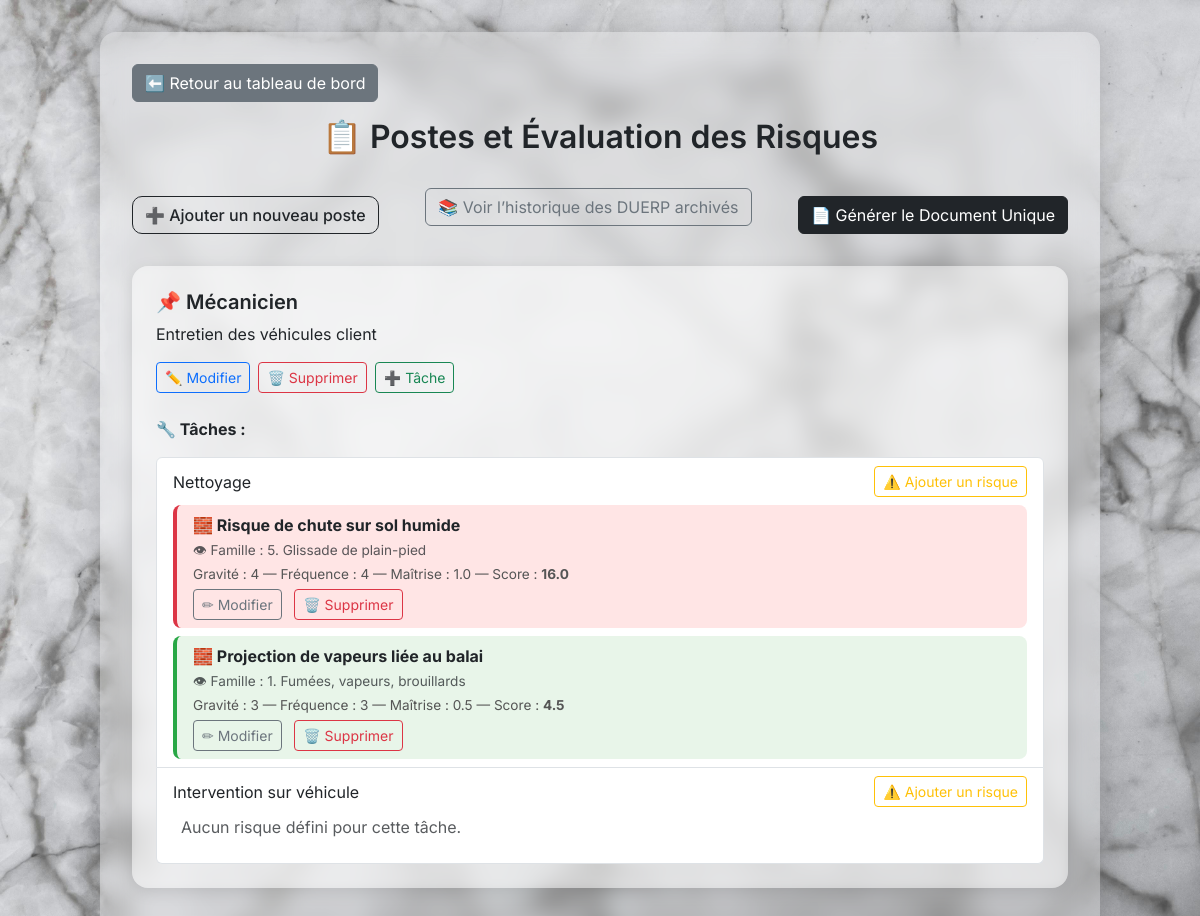
The page /postes (signed in) on the database its author committed.
### models.py (models this page shows)
class Poste(db.Model):
    id = db.Column(db.Integer, primary_key=True)
    nom = db.Column(db.String(100), nullable=False)
    description = db.Column(db.Text, nullable=False)
    user_id = db.Column(db.Integer, db.ForeignKey('user.id'), nullable=False)
    taches = db.relationship('Tache', backref='poste', cascade="all, delete", lazy='dynamic')
    photo = db.Column(db.String(200))  # Nom du fichier image du poste
    photo_poste = db.Column(db.String(200))  # nom du fichier image dans /static/uploads
    risques = db.relationship('Risque', backref='poste', lazy=True)
    user = db.relationship('User', foreign_keys=[user_id], backref='postes_crees')

class Tache(db.Model):
    id = db.Column(db.Integer, primary_key=True)
    nom = db.Column(db.String(100), nullable=False)
    poste_id = db.Column(db.Integer, db.ForeignKey('poste.id'), nullable=False)
    user_id = db.Column(db.Integer, db.ForeignKey('user.id'), nullable=False)
    risques = db.relationship('Risque', backref='tache', cascade="all, delete", lazy=True)

class Risque(db.Model):
    id = db.Column(db.Integer, primary_key=True)
    description = db.Column(db.String(255), nullable=False)
    frequence = db.Column(db.Integer, nullable=False)
    gravite = db.Column(db.Integer, nullable=False)
    maitrise = db.Column(db.Float, nullable=False)
    score = db.Column(db.Float, nullable=False)
    tache_id = db.Column(db.Integer, db.ForeignKey('tache.id'), nullable=False)
    user_id = db.Column(db.Integer, db.ForeignKey('user.id'), nullable=False)
    poste_id = db.Column(db.Integer, db.ForeignKey('poste.id'), nullable=False)  # ✅ AJOUT CLÉ ÉTRANGÈRE
    dommages = db.Column(db.Text)
    mesures_prevention = db.Column(db.Text)
    famille_danger = db.Column(db.String(255), nullable=False, default="Non précisé")
    etat_action = db.Column(db.Boolean, default=False)
    cout_action = db.Column(db.Float, nullable=True)
    epis = db.Column(JSON)
    actions_a_mener = db.Column(db.Text)
    responsable_action = db.Column(db.String(120))
    delai_mise_en_oeuvre = db.Column(db.String(100))
    date_realisation = db.Column(db.Date)

### app.py (the view)
@app.route('/postes')
@login_required
def liste_postes():
    postes = Poste.query.filter_by(user_id=current_user.id).all()
    return render_template('liste_postes.html', postes=postes)

### app.py (called while the page is built)
@login_manager.user_loader
def load_user(user_id):
    return User.query.get(int(user_id))

### templates/liste_postes.html (shortened to what this page needs)
<!DOCTYPE html>
<html lang="fr">
<head>
    <link href="https://cdn.jsdelivr.net/npm/bootstrap@5.3.0/dist/css/bootstrap.min.css" rel="stylesheet">
</head>
<body>
<div class="container">
    <a href="{{ url_for('dashboard') }}" class="btn btn-secondary btn-retour">⬅️ Retour au tableau de bord</a>
    <h2>📋 Postes et Évaluation des Risques</h2>
    {% if postes %}
        <div class="d-flex justify-content-between align-items-center mb-4">
            <a href="{{ url_for('nouveau_poste') }}" class="btn btn-outline-dark btn-ajouter">➕ Ajouter un nouveau poste</a>
	    <a href="{{ url_for('historique_duerp') }}" class="btn btn-outline-secondary mb-3">
  📚 Voir l’historique des DUERP archivés
</a>
            <a href="{{ url_for('duerps') }}" class="btn btn-dark">📄 Générer le Document Unique</a>
        </div>
        {% for poste in postes %}
            <div class="poste-card">
                <h5>📌 {{ poste.nom }}</h5>
                <p>{{ poste.description }}</p>
                <div class="d-flex flex-wrap mt-3">
                    <a href="{{ url_for('modifier_poste', id=poste.id) }}" class="btn btn-sm btn-outline-primary me-2 mb-2">✏️ Modifier</a>
                    <form action="{{ url_for('supprimer_poste', id=poste.id) }}" method="post" style="display: inline;">
                        <button type="submit" class="btn btn-sm btn-outline-danger me-2 mb-2" onclick="return confirm('Confirmer la suppression ?');">
                            🗑️ Supprimer
                        </button>
                    </form>
                    <a href="{{ url_for('ajouter_tache', poste_id=poste.id) }}" class="btn btn-sm btn-outline-success me-2 mb-2">➕ Tâche</a>
                </div>
                {% if poste.taches %}
                    <div class="mt-3">
                        <strong>🔧 Tâches :</strong>
                        <ul class="list-group">
                            {% for tache in poste.taches %}
                                <li class="list-group-item">
                                    <div class="d-flex justify-content-between align-items-center">
                                        <span>{{ tache.nom }}</span>
                                        <a href="{{ url_for('ajouter_risque', tache_id=tache.id) }}" class="btn btn-sm btn-outline-warning">⚠️ Ajouter un risque</a>
                                    </div>
                                    {% if tache.risques %}
                                        <div class="mt-2">
                                            {% for risque in tache.risques %}
                                                <div class="risque-item
                                                    {% if risque.score < 5 %} risque-vert
                                                    {% elif risque.score < 9 %} risque-jaune
                                                    {% else %} risque-rouge
                                                    {% endif %}
                                                ">
                                                    <strong>🧱 {{ risque.description }}</strong><br>
                                                    <small class="text-muted">👁 Famille : {{ risque.famille_danger }}</small><br>
                                                    <small>
                                                        Gravité : {{ risque.gravite }} —
                                                        Fréquence : {{ risque.frequence }} —
                                                        Maîtrise : {{ risque.maitrise }} —
                                                        Score : <strong>{{ risque.score }}</strong>
                                                    </small><br>
                                                    <div class="mt-1">
                                                        <a href="{{ url_for('edit_risque', id=risque.id) }}" class="btn btn-sm btn-outline-secondary btn-risque">✏ Modifier</a>
                                                        <form action="{{ url_for('supprimer_risque', id=risque.id) }}" method="post" style="display:inline;">
                                                            <button type="submit" class="btn btn-sm btn-outline-danger btn-risque" onclick="return confirm('Supprimer ce risque ?');">
                                                                🗑️ Supprimer
                                                            </button>
                                                        </form>
                                                    </div>
                                                </div>
                                            {% endfor %}
                                        </div>
                                    {% else %}
                                        <p class="text-muted mt-2 ms-2">Aucun risque défini pour cette tâche.</p>
                                    {% endif %}
                                </li>
                            {% endfor %}
                        </ul>
                    </div>
                {% endif %}
            </div>
        {% endfor %}
    {% else %}
        <p class="empty-message">Aucun poste enregistré pour le moment.</p>
        <div class="text-center">
            <a href="{{ url_for('nouveau_poste') }}" class="btn btn-success mt-3">➕ Créer un premier poste</a>
        </div>
    {% endif %}
</div>

### templates/liste_postes.html (style rules this page uses)
body { background-image: url('/static/marbre.jpg'); background-size: cover; background-position: center; font-family: 'Inter', sans-serif; margin: 0; padding: 2rem; }
.container { background: rgba(255, 255, 255, 0.25); backdrop-filter: blur(12px); border-radius: 1rem; padding: 2rem; box-shadow: 0 8px 32px rgba(0, 0, 0, 0.2); max-width: 1000px; margin: auto; }
h2 { text-align: center; font-weight: 600; margin-bottom: 2rem; }
.btn-ajouter { font-weight: 500; border-radius: 10px; }
.poste-card { background: rgba(255, 255, 255, 0.4); backdrop-filter: blur(4px); border-radius: 1rem; padding: 1.5rem; margin-bottom: 1.5rem; box-shadow: 0 4px 16px rgba(0, 0, 0, 0.1); }
.poste-card h5 { font-weight: 600; margin-bottom: 0.5rem; }
.btn-retour { margin-bottom: 1rem; }
ul.list-group { margin-top: 1rem; }
.risque-item { padding: 0.5rem 1rem; margin-top: 0.5rem; border-radius: 0.5rem; border-left: 4px solid; }
.risque-vert { background-color: #e8f5e9; border-color: #28a745; }
.risque-rouge { background-color: #ffe5e5; border-color: #dc3545; }
.risque-item small { font-size: 0.85rem; color: #555; }
.btn-risque { display: inline-block; margin-right: 0.5rem; }

### rows shown on the page
Poste: nom "Mécanicien", description "Entretien des véhicules client"
Tache: nom "Nettoyage"
Risque: description "Risque de chute sur sol humide", famille_danger "5. Glissade de plain-pied", gravite "4", frequence "4", maitrise "1.0", score "16.0"
Risque: description "Projection de vapeurs liée au balai", famille_danger "1. Fumées, vapeurs, brouillards", gravite "3", frequence "3", maitrise "0.5", score "4.5"
Tache: nom "Intervention sur véhicule", shows "Aucun risque défini pour cette tâche."
